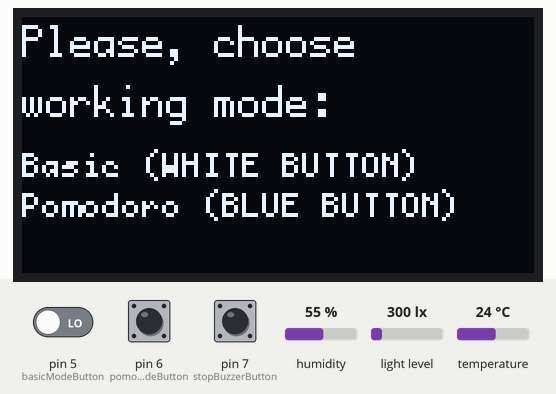
This sketch was run on a simulated Arduino Uno, built with avr-gcc and run on an emulated ATmega328P. Shown: 128×64 one-colour display. The inputs (shaded band) are chosen by the test bench; at power-on: pin 6 (pomodoroModeButton) LOW, pin 7 (stopBuzzerButton) LOW, pin 5 (basicModeButton) LOW, humidity 55 %, light level 300 lx, temperature 24 °C.

Above: at 6.3 s.
6.4 s: pin 6 (pomodoroModeButton) pulled HIGH for 0.55 s
At 7.1 s:
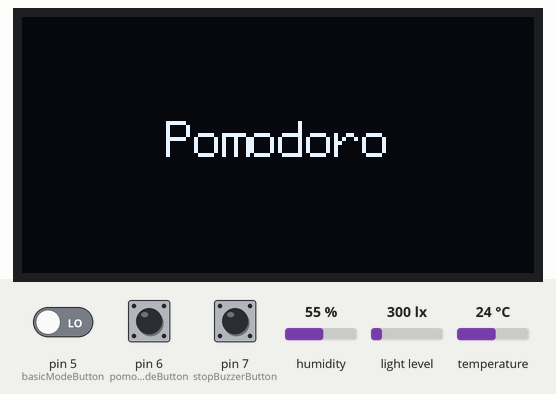
9.9 s: pin 7 (stopBuzzerButton) pulled HIGH for 3.2 s
At 12.6 s:
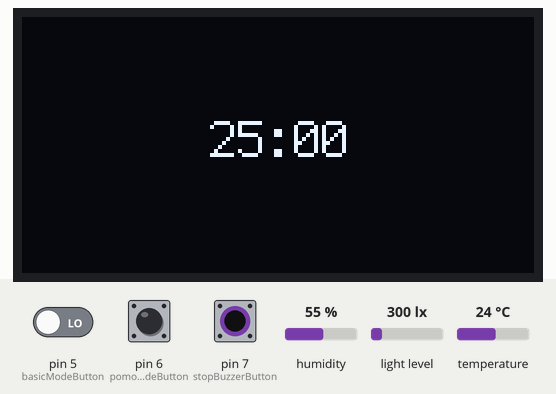
16.1 s: pin 6 (pomodoroModeButton) pulled HIGH for 1 s
At 17.5 s:
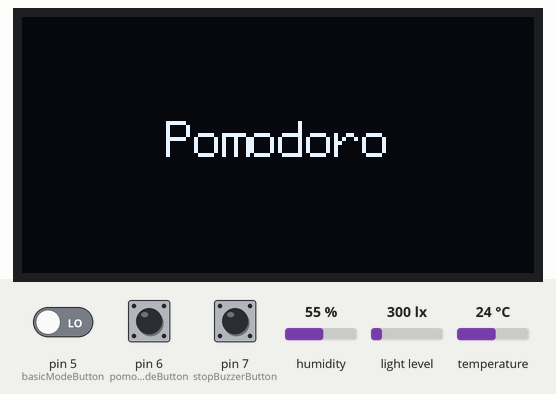
20.1 s: pin 5 (basicModeButton) driven HIGH and pin 6 (pomodoroModeButton) driven HIGH and pin 7 (stopBuzzerButton) driven HIGH
At 23.6 s:
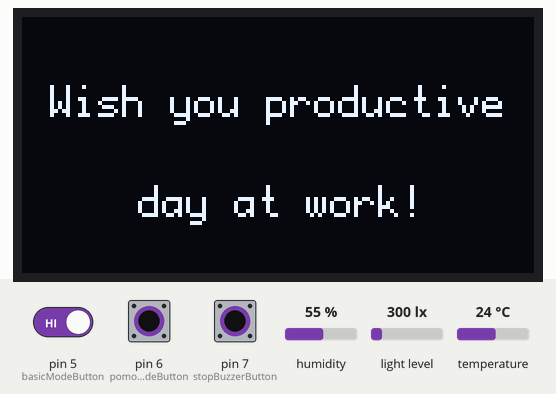
Timing chart, 0 to 25.1 s (numbered marks = the images above; inputs shaded):
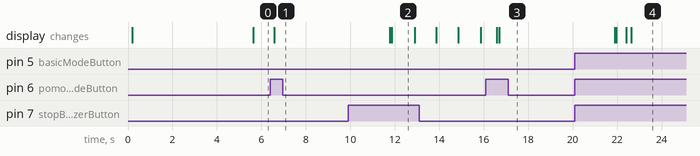

The sketch:

main.ino
```cpp
#include <BH1750.h>
#include <BME280I2C.h>
#include <U8glib.h>
#include "settings.h"
#include "icons.h"
#include "song.h"

BH1750 lightMeter;
BME280I2C bme;

U8GLIB_SH1106_128X64 u8g(U8G_I2C_OPT_NONE);

int basicModeButton = 5;
int pomodoroModeButton = 6;
int stopBuzzerButton = 7;

int buzzer = 8;

int screenWidth = 128;

/**
 * Print centered text.
 *
 * @param text Text to be printed.
 * @param positionY Height (y) position to print text at.
 */
void printCenteredText(String text, int positionY)
{
  u8g.setPrintPos((screenWidth - u8g.getStrPixelWidth(text.c_str())) / 2, positionY);
  u8g.print(text);
}

/**
 * Print device intro page.
 */
void printIntroPage()
{
  u8g.firstPage();
  do
  {
    u8g.setFont(u8g_font_profont15);
    printCenteredText("Programmer", 20);
    printCenteredText("reminder", 40);
  } while (u8g.nextPage());
  delay(introScreenDuration * 1000);
}

/**
 * Print menu page.
 */
void printMenuPage(void)
{
  u8g.firstPage();
  do
  {
    u8g.setFont(u8g_font_profont12);
    u8g.setPrintPos(0, 10);
    u8g.print("Please, choose");
    u8g.setPrintPos(0, 25);
    u8g.print("working mode:");
    u8g.setPrintPos(0, 40);
    u8g.setFont(u8g_font_profont10);
    u8g.print("Basic (WHITE BUTTON)");
    u8g.setPrintPos(0, 50);
    u8g.print("Pomodoro (BLUE BUTTON)");
  } while (u8g.nextPage());
}

/**
 * Print Pomodoro intro page.
 */
void printPomodoroIntroPage()
{
  u8g.firstPage();
  do
  {
    u8g.setFont(u8g_font_profont15);
    printCenteredText("Pomodoro", 35);
  } while (u8g.nextPage());
  delay(pomodoroIntroScreenDuration * 1000);
}

/**
 * Print Pomodoro intro page.
 */
void printBasicWorkModeIntroPage()
{
  u8g.firstPage();
  do
  {
    u8g.setFont(u8g_font_profont12);
    printCenteredText("Wish you productive", 25);
    printCenteredText("day at work!", 50);
  } while (u8g.nextPage());
  delay(basicWorkModeIntroScreenDuration * 1000);
}

/**
 * Check whether was button pushed.
 *
 * @param buttonPin Pin at which button is binded.
 * @returns Bool value whether was button pushed or not.
 */
bool wasButtonPushed(int buttonPin)
{
  int buttonState = digitalRead(buttonPin);
  return buttonState == HIGH;
}

/**
 * Alarm using piezo-buzzer.
 *
 * @param text Text to print during alarm.
 */
void alarm(String text)
{
  u8g.firstPage();
  do
  {
    u8g.setFont(u8g_font_profont12);
    printCenteredText(text, 30);
    u8g.setFont(u8g_font_profont10);
    printCenteredText("Stop with GREEN button", 45);
  } while (u8g.nextPage());

  while (true)
  {
    if (wasButtonPushed(stopBuzzerButton))
      return;

    tone(buzzer, NOTE_E4, 0.5);
    delay(100);
    noTone(buzzer);
    delay(100);
  }
}

/**
 * Get time string from elapsed seconds.
 *
 * @param secondsElapsed Elapsed seconds.
 * @param hideHours Whether to hide hours or not (only MM:SS string will be returned).
 * @returns Time string in HH:MM:SS format.
 */
String getTimeString(int secondsElapsed, bool hideHours = false)
{
  int hours = secondsElapsed / 3600;
  int minutes = secondsElapsed / 60;
  int seconds = secondsElapsed % 60;

  String timeString = "";

  if (!hideHours)
  {
    timeString += (hours < 10) ? "0" + String(hours) : String(hours);
    timeString += ":";
  }
  timeString += (minutes < 10) ? "0" + String(minutes) : String(minutes);
  timeString += ":";
  timeString += (seconds < 10) ? "0" + String(seconds) : String(seconds);

  return timeString;
}

/**
 * Timer with printing counting on display.
 *
 * @param secs Number of seconds to count down.
 * @param inerruptPin Pin that can interrupt timer.
 * @returns Whether timer ended normally (0) or by interruption (1);
 */
int timer(int secs, int interruptPin)
{
  unsigned long startTime = millis();

  int secondsPassed = 0;

  int minutesRemaining = secs / 60;
  int secondsRemaining = secs % 60;
  String timeToPrint;

  while (secondsPassed <= secs)
  {
    timeToPrint = getTimeString(secs - secondsPassed, true);
    u8g.firstPage();
    do
    {
      u8g.setFont(u8g_font_profont15);
      printCenteredText(timeToPrint, 35);
    } while (u8g.nextPage());

    secondsPassed = (millis() - startTime) / 1000;

    if (wasButtonPushed(interruptPin))
      return 1;
  }
  return 0;
}

/**
 * Pomodoro timer functionality.
 */
void pomodoroTimer()
{
  int timerResponse = 0;

  while (true)
  {
    if (timerResponse == 1)
      return;

    for (int pomodoroLoops = 0; pomodoroLoops <= pomodoroWorkLoops - 1; pomodoroLoops++)
    {
      alarm("Work!");
      timerResponse = timer(pomodoroWorkDuration, pomodoroModeButton);
      if (timerResponse == 1)
        return;

      if (pomodoroLoops < 3)
      {
        alarm("Short rest");
        timerResponse = timer(pomodoroShortRestDuration, pomodoroModeButton);
        if (timerResponse == 1)
          return;
      }
    }

    alarm("Long rest");
    timerResponse = timer(pomodoroLongRestDuration, pomodoroModeButton);
    if (timerResponse == 1)
      return;
  }
}

/**
 * Print worked time.
 *
 * @param workedSeconds Worked time in seconds.
 * @param count Whether to count worked time or remain static.
 * @returns Whether screen print ended normally (0) or by interruption (1);
 */
int printWorkedTime(int workedSeconds, bool count = true)
{
  unsigned long startTime = millis();

  int secondsPassed = 0;

  String timeToPrint;
  String workedTimeMessage = count ? "Worked time" : "Worked time today";

  while (secondsPassed <= basicWorkModeScreensChange)
  {
    timeToPrint = getTimeString(workedSeconds + secondsPassed);
    u8g.firstPage();
    do
    {
      u8g.setFont(u8g_font_profont15);

      printCenteredText(workedTimeMessage, 20);
      printCenteredText(timeToPrint, 40);
    } while (u8g.nextPage());

    if (!count)
    {
      return 0;
    }
    else
    {
      secondsPassed = (millis() - startTime) / 1000;
    }

    if (wasButtonPushed(basicModeButton))
      return 1;
  }

  return 0;
}

/**
 * Print environment measured values.
 *
 * @param illuminance Illuminance in Lux.
 * @param temperature Temperature in degree Celsius.
 * @param humidity Relative humidity percentage.
 * @returns Whether screen print ended normally (0) or by interruption (1);
 */
int printEnvironmentMeasuredValues(int illuminance, int temperature, int humidity)
{
  unsigned long startTime = millis();

  u8g.firstPage();
  do
  {
    u8g.setFont(u8g_font_profont15);
    u8g.drawBitmapP(0, 0, 2, 16, illuminanceBitmap);
    u8g.setPrintPos(25, 12);
    u8g.print(String(illuminance) + " Lux");

    u8g.drawBitmapP(0, 22, 2, 16, temperatureBitmap);
    u8g.setPrintPos(25, 34);
    u8g.print(String(temperature) + "  C");
    u8g.drawCircle(46, 26, 2);

    u8g.drawBitmapP(0, 43, 2, 16, humidityBitmap);
    u8g.setPrintPos(25, 56);
    u8g.print(String(humidity) + " rH%");
  } while (u8g.nextPage());

  while ((millis() - startTime) / 1000 <= basicWorkModeScreensChange)
  {
    if (wasButtonPushed(basicModeButton))
      return 1;
  }

  return 0;
}

/**
 * Check environment measured values and play alarm if needed.
 *
 * @param illuminance Illuminance in Lux.
 * @param temperature Temperature in degree Celsius.
 * @param humidity Relative humidity percentage.
 */
void checkEnvironmentMeasuredValues(int illuminance, int temperature, int humidity)
{
  if (illuminance < illuminanceLowerBoundary)
    alarm("Illuminance too low!");

  if (temperature <= temperatureLowerBoundary)
    alarm("Temperature too low!");

  if (temperature >= temperatureUpperBoundary)
    alarm("Temperature too high!");

  if (humidity <= humidityLowerBoundary)
    alarm("Humidity too low!");

  if (humidity >= humidityUpperBoundary)
    alarm("Humidity too high!");
}

/**
 * Print ideal environment values.
 *
 * @returns Whether screen print ended normally (0) or by interruption (1);
 */
int printEnvironmentIdealValues()
{
  unsigned long startTime = millis();

  u8g.firstPage();
  do
  {
    u8g.setFont(u8g_font_profont15);
    u8g.drawBitmapP(0, 0, 2, 16, illuminanceBitmap);
    u8g.setPrintPos(23, 12);
    u8g.print("> " + String(illuminanceLowerBoundary) + " Lux");

    u8g.drawBitmapP(0, 22, 2, 16, temperatureBitmap);
    u8g.setPrintPos(23, 34);
    u8g.print(String(temperatureLowerBoundary) + "-" + String(temperatureUpperBoundary) + "  C");
    u8g.drawCircle(65, 26, 2);

    u8g.drawBitmapP(0, 43, 2, 16, humidityBitmap);
    u8g.setPrintPos(23, 56);
    u8g.print(String(humidityLowerBoundary) + "-" + String(humidityUpperBoundary) + " rH%");
  } while (u8g.nextPage());

  while ((millis() - startTime) / 1000 <= basicWorkModeScreensChange)
  {
    if (wasButtonPushed(basicModeButton))
      return 1;
  }

  return 0;
}

/**
 * Play Ode to Joy song.
 *
 * Code taken (and modified) from https://github.com/robsoncouto/arduino-songs.
 */
void playSong()
{
  // Sizeof gives the number of bytes, each int value is composed of two bytes (16 bits),
  // there are two values per note (pitch and duration), so for each note there are four bytes
  int notes = sizeof(melody) / sizeof(melody[0]) / 2;

  // This calculates the duration of a whole note in ms (60 is tempo)
  int wholenote = (60000 * 2) / 60;

  int divider = 0, noteDuration = 0;

  // Remember, the array is twice the number of notes (notes + durations)
  for (int thisNote = 0; thisNote < notes * 2; thisNote = thisNote + 2)
  {
    if (wasButtonPushed(basicModeButton))
      return;

    // Calculates the duration of each note
    divider = melody[thisNote + 1];
    if (divider > 0)
    {
      // Regular note, just proceed
      noteDuration = (wholenote) / divider;
    }
    else if (divider < 0)
    {
      // Dotted notes are represented with negative durations
      noteDuration = (wholenote) / abs(divider);
      noteDuration *= 1.5; // Increases the duration in half for dotted notes
    }

    // We only play the note for 90% of the duration, leaving 10% as a pause
    tone(buzzer, melody[thisNote], noteDuration * 0.9);

    // Wait for the specief duration before playing the next note.
    delay(noteDuration);

    // Stop the waveform generation before the next note.
    noTone(buzzer);
  }
}

/**
 * Perform post-actions of basic working mode is finished.
 *
 * @param workedSeconds Worked time in seconds.
 */
void finalizeBasicWorkingMode(int workedSeconds)
{
  printWorkedTime(workedSeconds, false);
  delay(100);
  playSong();
}

/**
 * Start basic work mode.
 */
void basicWorkMode()
{
  unsigned long workStart = millis();

  int returnState = 0;

  unsigned long eyesRestTimeTimer = millis();
  unsigned long waterDrinkingRestTimeTimer = eyesRestTimeTimer;
  unsigned long exerciseRestTimeTimer = eyesRestTimeTimer;

  int illuminance;
  int temperature;
  int humidity;

  while (true)
  {
    illuminance = (int) lightMeter.readLightLevel();
    temperature = (int) bme.temp();
    humidity = (int) bme.hum();
    returnState = printEnvironmentMeasuredValues(illuminance, temperature, humidity);
    if (returnState == 1)
      break;

    checkEnvironmentMeasuredValues(illuminance, temperature, humidity);

    returnState = printEnvironmentIdealValues();
    if (returnState == 1)
      break;

    returnState = printWorkedTime((millis() - workStart) / 1000);
    if (returnState == 1)
      break;

    if ((millis() - eyesRestTimeTimer) / 1000 + basicWorkModeScreensChange * 3 / 2 >= eyesRestTime)
    {
      alarm("Eyes rest!");
      timer(eyesRestDelay, basicModeButton);
      eyesRestTimeTimer = millis();
    }

    if ((millis() - waterDrinkingRestTimeTimer) / 1000 + basicWorkModeScreensChange * 3 / 2 >= waterDrinkingRestTime)
    {
      alarm("Drink water!");
      timer(waterDrinkingRestDelay, basicModeButton);
      waterDrinkingRestTimeTimer = millis();
    }

    if ((millis() - exerciseRestTimeTimer) / 1000 + basicWorkModeScreensChange * 3 / 2 >= exerciseRestTime)
    {
      alarm("Exercise!");
      timer(exerciseRestDelay, basicModeButton);
      exerciseRestTimeTimer = millis();
    }
  }

  finalizeBasicWorkingMode((millis() - workStart) / 1000);
}

void setup()
{
  // Initialize input/ouput modules pins
  pinMode(basicModeButton, INPUT);
  pinMode(pomodoroModeButton, INPUT);
  pinMode(stopBuzzerButton, INPUT);

  // Initialize the BME 280 sensor
  bme.begin();
  lightMeter.begin(BH1750::ONE_TIME_HIGH_RES_MODE);

  printIntroPage();
}

void loop()
{
  printMenuPage();

  if (wasButtonPushed(basicModeButton))
  {
    printBasicWorkModeIntroPage();
    basicWorkMode();
  }

  if (wasButtonPushed(pomodoroModeButton))
  {
    printPomodoroIntroPage();
    pomodoroTimer();
  }
}
```

song.h
```cpp
/*
  Ode to Joy - Beethoven's Symphony No. 9
  Connect a piezo buzzer or speaker to pin 11 or select a new pin.
  More songs available at https://github.com/robsoncouto/arduino-songs
                                              Robson Couto, 2019
*/
#define NOTE_B0  31
#define NOTE_C1  33
#define NOTE_CS1 35
#define NOTE_D1  37
#define NOTE_DS1 39
#define NOTE_E1  41
#define NOTE_F1  44
#define NOTE_FS1 46
#define NOTE_G1  49
#define NOTE_GS1 52
#define NOTE_A1  55
#define NOTE_AS1 58
#define NOTE_B1  62
#define NOTE_C2  65
#define NOTE_CS2 69
#define NOTE_D2  73
#define NOTE_DS2 78
#define NOTE_E2  82
#define NOTE_F2  87
#define NOTE_FS2 93
#define NOTE_G2  98
#define NOTE_GS2 104
#define NOTE_A2  110
#define NOTE_AS2 117
#define NOTE_B2  123
#define NOTE_C3  131
#define NOTE_CS3 139
#define NOTE_D3  147
#define NOTE_DS3 156
#define NOTE_E3  165
#define NOTE_F3  175
#define NOTE_FS3 185
#define NOTE_G3  196
#define NOTE_GS3 208
#define NOTE_A3  220
#define NOTE_AS3 233
#define NOTE_B3  247
#define NOTE_C4  262
#define NOTE_CS4 277
#define NOTE_D4  294
#define NOTE_DS4 311
#define NOTE_E4  330
#define NOTE_F4  349
#define NOTE_FS4 370
#define NOTE_G4  392
#define NOTE_GS4 415
#define NOTE_A4  440
#define NOTE_AS4 466
#define NOTE_B4  494
#define NOTE_C5  523
#define NOTE_CS5 554
#define NOTE_D5  587
#define NOTE_DS5 622
#define NOTE_E5  659
#define NOTE_F5  698
#define NOTE_FS5 740
#define NOTE_G5  784
#define NOTE_GS5 831
#define NOTE_A5  880
#define NOTE_AS5 932
#define NOTE_B5  988
#define NOTE_C6  1047
#define NOTE_CS6 1109
#define NOTE_D6  1175
#define NOTE_DS6 1245
#define NOTE_E6  1319
#define NOTE_F6  1397
#define NOTE_FS6 1480
#define NOTE_G6  1568
#define NOTE_GS6 1661
#define NOTE_A6  1760
#define NOTE_AS6 1865
#define NOTE_B6  1976
#define NOTE_C7  2093
#define NOTE_CS7 2217
#define NOTE_D7  2349
#define NOTE_DS7 2489
#define NOTE_E7  2637
#define NOTE_F7  2794
#define NOTE_FS7 2960
#define NOTE_G7  3136
#define NOTE_GS7 3322
#define NOTE_A7  3520
#define NOTE_AS7 3729
#define NOTE_B7  3951
#define NOTE_C8  4186
#define NOTE_CS8 4435
#define NOTE_D8  4699
#define NOTE_DS8 4978
#define REST 0

// Notes of the moledy followed by the duration.
// * 4 means a quarter note, 8 an eighth, 16 sixteenth and so on,
// * negative numbers are used to represent dotted notes, so -4 means a dotted quarter note.
int melody[] = {

  NOTE_E4,4,  NOTE_E4,4,  NOTE_F4,4,  NOTE_G4,4,
  NOTE_G4,4,  NOTE_F4,4,  NOTE_E4,4,  NOTE_D4,4,
  NOTE_C4,4,  NOTE_C4,4,  NOTE_D4,4,  NOTE_E4,4,
  NOTE_E4,-4, NOTE_D4,8,  NOTE_D4,2,

  NOTE_E4,4,  NOTE_E4,4,  NOTE_F4,4,  NOTE_G4,4,
  NOTE_G4,4,  NOTE_F4,4,  NOTE_E4,4,  NOTE_D4,4,
  NOTE_C4,4,  NOTE_C4,4,  NOTE_D4,4,  NOTE_E4,4,
  NOTE_D4,-4,  NOTE_C4,8,  NOTE_C4,2,

  NOTE_D4,4,  NOTE_D4,4,  NOTE_E4,4,  NOTE_C4,4,
  NOTE_D4,4,  NOTE_E4,8,  NOTE_F4,8,  NOTE_E4,4, NOTE_C4,4,
  NOTE_D4,4,  NOTE_E4,8,  NOTE_F4,8,  NOTE_E4,4, NOTE_D4,4,
  NOTE_C4,4,  NOTE_D4,4,  NOTE_G3,2,

  NOTE_E4,4,  NOTE_E4,4,  NOTE_F4,4,  NOTE_G4,4,
  NOTE_G4,4,  NOTE_F4,4,  NOTE_E4,4,  NOTE_D4,4,
  NOTE_C4,4,  NOTE_C4,4,  NOTE_D4,4,  NOTE_E4,4,
  NOTE_D4,-4,  NOTE_C4,8,  NOTE_C4,2
};
```

settings.h
```cpp
/**
 * Settings for Programmer reminder device.
 *
 * Change all values below according to your preferences.
 */

// Screens duration (in seconds)
int introScreenDuration = 5;
int pomodoroIntroScreenDuration = 5;
int basicWorkModeIntroScreenDuration = 5;
int basicWorkModeScreensChange = 10;


// Basic work mode
int illuminanceLowerBoundary = 400;
int temperatureLowerBoundary = 21;
int temperatureUpperBoundary = 26;
int humidityLowerBoundary = 35;
int humidityUpperBoundary = 60;

int eyesRestTime = 20 * 60;  // 20 minutes * 60 seconds (20 minutes)
int eyesRestDelay = 2 * 60;  // 2 minutes * 60 seconds (2 minutes)

int waterDrinkingRestTime = 60 * 60;  // 60 minutes * 60 seconds (1 hour)
int waterDrinkingRestDelay = 3 * 60;  // 3 minutes * 60 seconds (3 minutes)

int exerciseRestTime = 60 * 60 * 2; // 60 minutes * 60 seconds * 2 hours (2 hours)
int exerciseRestDelay = 10 * 60;  // 10 minutes * 60 seconds (10 minutes)


// Pomodoro settings
int pomodoroWorkDuration = 25 * 60;  // 25 minutes * 60 seconds (25 minutes)
int pomodoroShortRestDuration = 5 * 60; // 5 minutes * 60 seconds (5 minutes)
int pomodoroLongRestDuration = 25 * 60; // 25 minutes * 60 seconds (25 minutes)
int pomodoroWorkLoops = 4;
```

Source omitted: icons.h (data table, 934 bytes)

Measured:
- after the input at 6.4 s, the display: changes after 0.19 s (image 1)
- after the input at 9.9 s, the display: first differs from a run without the input after 2.0 s (image 2)
- after the input at 16.1 s, the display: first changes after 0.49 s (image 3 shows a later state)
- after the input at 20.1 s, the display: first differs from a run without the input after 1.9 s (image 4 shows a later state)
- what the display in image 2 shows lasts 1.0 s, from 11.9 s to 12.9 s
